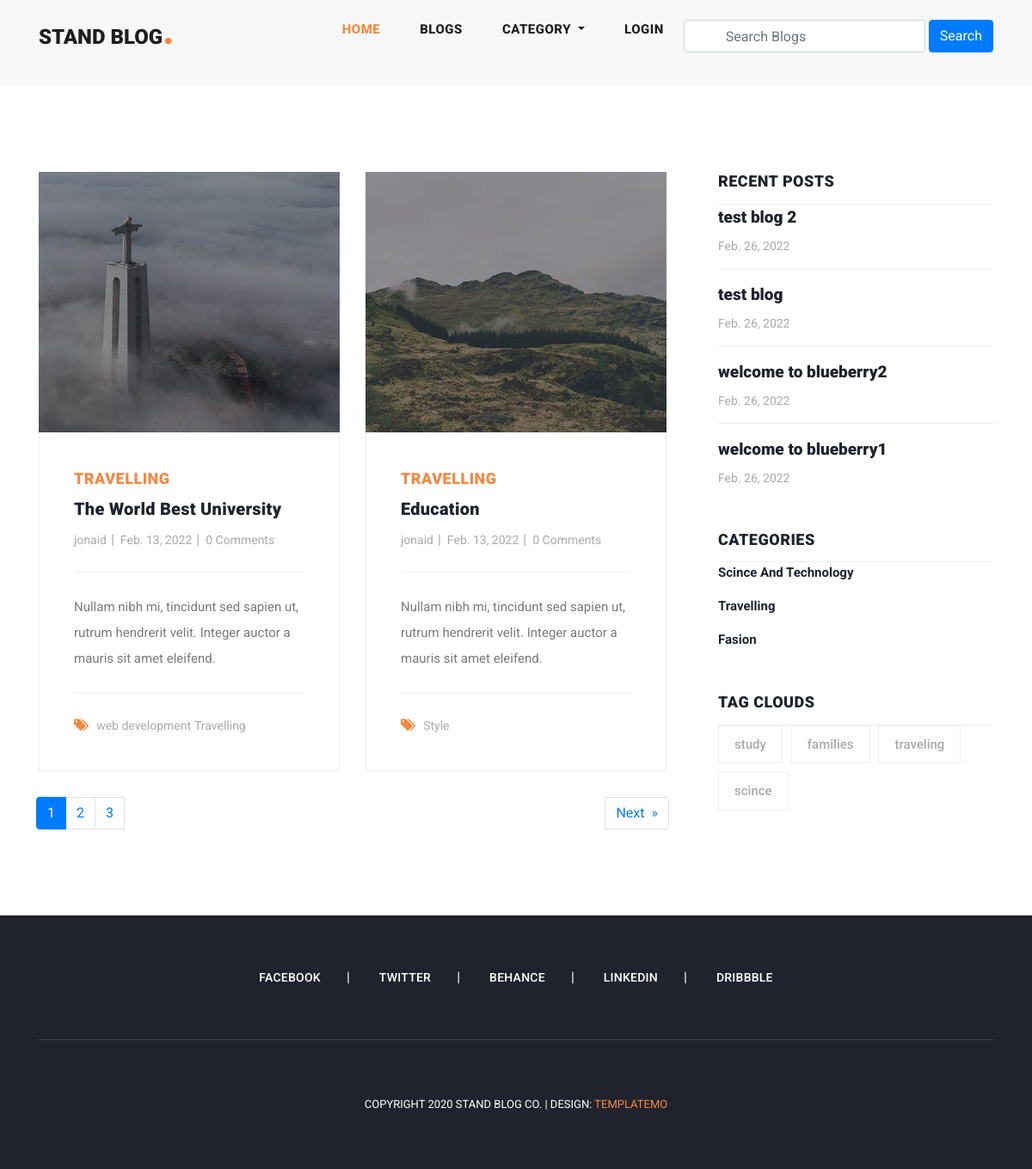
Page /category_blog/travelling/ on the earlier database version.
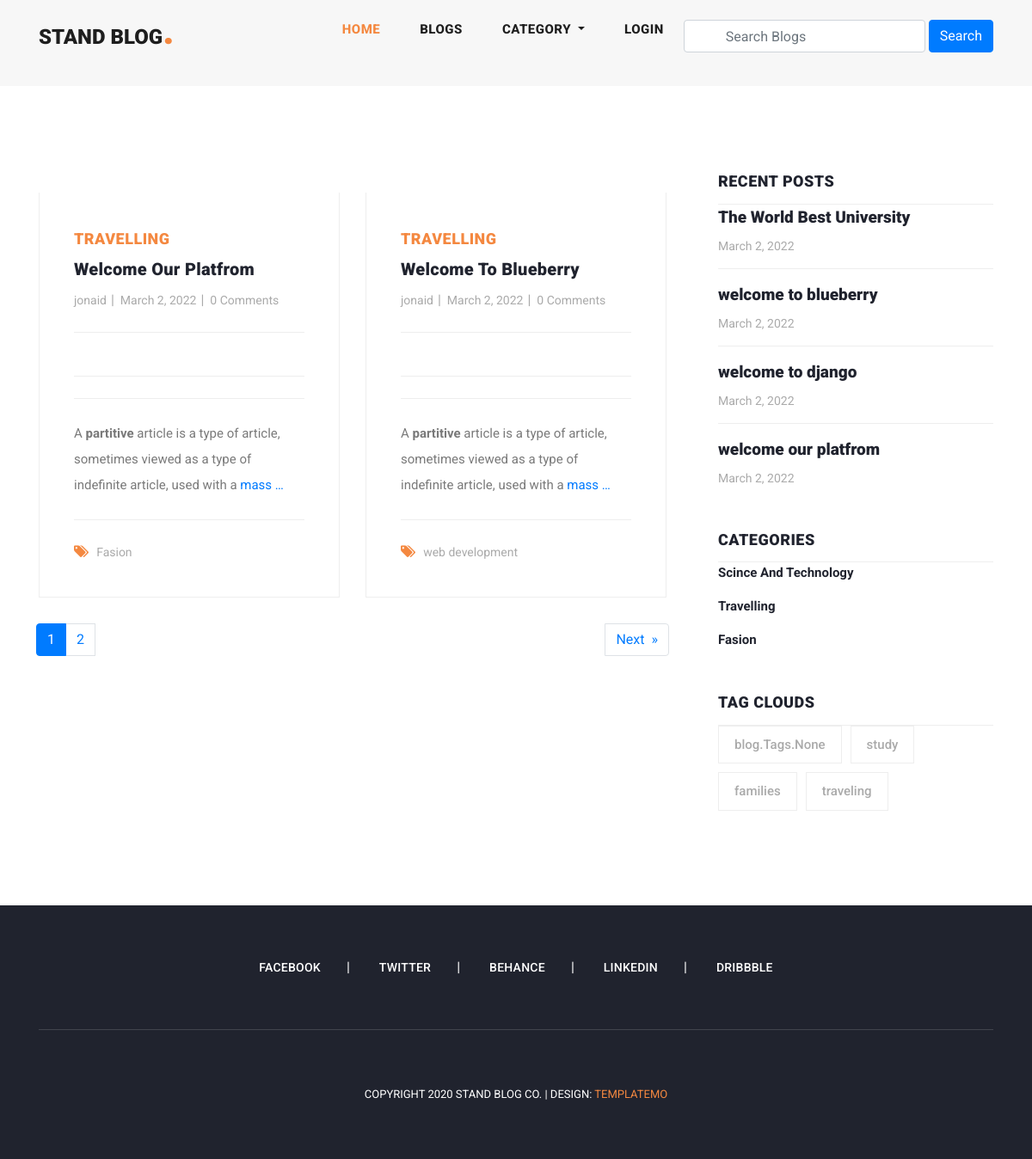
Same page on the later database version.
### blog/models.py (models this page shows, shortened)
class Blog (models.Model):
    user=models.ForeignKey(User, on_delete=models.CASCADE, related_name='user_blogs')
    category=models.ForeignKey(Category, on_delete=models.CASCADE, related_name='category_blogs')
    tags=models.ManyToManyField(Tags, related_name='tags', blank=True)
    likes=models.ManyToManyField(User, related_name='user_likes', blank=True)
    title=models.CharField(max_length=250)
    slug=models.SlugField(null=True, blank=True)
    banner=models.ImageField(upload_to='banner-images/')
    description=RichTextField()
    created_date=models.DateTimeField(auto_now_add=True)

class Category(models.Model):
    title=models.CharField(max_length=150, unique=True)
    slug=models.SlugField(null=True, blank=True)
    created_date=models.DateTimeField(auto_now_add=True)
    def __str__(self):
        return self.title
    def get_absolute_url(self):
        return reverse("blog:category_blogs", args={
             self.slug
             })

class Tags(models.Model):
    title=models.CharField(max_length=150)
    slug=models.SlugField(null=True, blank=True)
    created_date=models.DateTimeField(auto_now_add=True)
    def get_tags_absolute_url(self):
        return reverse("blog:tags_blogs", args={
             self.slug
             })

### user_profile/models.py (models this page shows, shortened)
class User(AbstractUser):
    email=models.EmailField(
        max_length=150,
        unique=True,
        error_messages={
            "unique":"The email must be uniqe"
        }
    )
    profile_image=models.ImageField(
        null=True,
        blank=True,
        upload_to='profile_image/'
    )
    followers = models.ManyToManyField('Follow')
    REQUIRED_FIELDS=["email"]
    objects= CustomeUserManagers()

### blog/views.py (the view)
# urls.py: path('category_blog/<slug>/',views.category_blogs, name='category_blogs'),
def category_blogs(request, slug):
    category=get_object_or_404(Category, slug=slug)
    recent_post=Blog.objects.order_by('-created_date')[:4]
    blogs=category.category_blogs.all()
    tags=Tags.objects.order_by('-created_date')[:4]
    paginator=Paginator(blogs,2)
    page_number = request.GET.get('page')
    page_obj = paginator.get_page(page_number)
    context={
        'blogs':blogs,
        'tags':tags,
        'page_obj':page_obj,
        'recent_post':recent_post,
    }
    return render(request,'category_blogs.html',context)

### blog/context_processors.py (called while the page is built)
def get_all_category(request):
    categories=Category.objects.all()
    context={
        'categories':categories,
    }
    return context

### user_profile/context_processors.py (called while the page is built, shortened)
def user_notifications(request):
    context = {}
    return context

### templates/category_blogs.html (shortened to what the changed rows need)
{% extends 'base.html' %}
{% load static %}
{% block maincontent %}
    <section class="blog-posts grid-system">
      <div class="container">
        <div class="row">
          <div class="col-lg-8">
            <div class="all-blog-posts">
              <div class="row">
                {% for blog in page_obj %}
                <div class="col-lg-6">
                  <div class="blog-post">
                    <div class="blog-thumb">
                      <img src="{{ blog.banner.url }}" alt="">
                    </div>
                    <div class="down-content">
                      <span>{{ blog.category }}</span>
                      <a href="{% url 'blog:blog_details' blog.slug %}"><h4>{{ blog.title }}</h4></a>
                      <ul class="post-info">
                        <li><a href="#">{{ blog.user.username }}</a></li>
                        <li><a href="#">{{ blog.created_date | date }}</a></li>
                        <li><a href="#">{{ blog.blog_comment.all.count }} Comments</a></li>
                      </ul>
                     <p>{{ blog.description | truncatewords:20 |safe }}</p>
                      <div class="post-options">
                        <div class="row">
                          <div class="col-lg-12">
                            <ul class="post-tags">
                              <li><i class="fa fa-tags"></i></li>
                              {% if blog.tags.all.count > 0 %}
                              {% for tag in blog.tags.all %}
                              <li><a href="#">{{ tag.title }}</a></li>
                              {% endfor %}
                              {% else  %}
                                None
                              {% endif %}
                            </ul>
                          </div>
                        </div>
                      </div>
                    </div>
                  </div>
                </div>
                {% endfor %}
                  <nav  aria-label="Page navigation">
                    <ul class="pagination mb-0">
                      {% load l10n %}
                      {% for post in page_obj.paginator.page_range %}
                      {% if page_obj.number == post  %}
                      <li class="page-item active">
                        <a class="page-link" href="?page={{ post }}">{{ post | localize }}</a>
                      </li>
                      {% else %}
                      <li class="page-item">
                        <a class="page-link" href="?page={{ post }}">{{ post }}</a>
                      </li>
                      {% endif %}
                      {% endfor %}
                    </ul>
                  </nav>
              </div>
            </div>
          </div>
          <div class="col-lg-4">
            <div class="sidebar">
              <div class="row">
                <div class="col-lg-12">
                  <div class="sidebar-item recent-posts sidebar-item search">
                    <div class="sidebar-heading">
                      <h2>Recent Posts</h2>
                    </div>
                    <div class="content">
                      <ul>
                        {% for blog in recent_post %}
                        <li><a href="{% url 'blog:blog_details' blog.slug %}">
                          <h5>{{ blog.title }}</h5>
                          <span>{{ blog.created_date | date }}</span>
                        </a></li>
                       {% endfor %}
                      </ul>
                    </div>
                  </div>
                </div>
                <div class="col-lg-12">
                  <div class="sidebar-item categories">
                    <div class="sidebar-heading">
                      <h2>Categories</h2>
                    </div>
                    <div class="content">
                      <ul>
                        {% for category in categories %}
                        <li><a href="{{ category.get_absolute_url }}">{{ category.title }}</a></li>
                        {% endfor %}
                      </ul>
                    </div>
                  </div>
                </div>
                <div class="col-lg-12">
                  <div class="sidebar-item tags">
                    <div class="sidebar-heading">
                      <h2>Tag Clouds</h2>
                    </div>
                    <div class="content">
                      <ul>
                        {% for tag in tags|slice:"6" %}
                        <li><a href="{{ tag.get_tags_absolute_url }}">{{ tag.title }}</a></li>
                        {% endfor %}
                      </ul>
                    </div>
                  </div>
                </div>
              </div>
            </div>
          </div>
        </div>
      </div>
    </section>
    {% endblock maincontent %}

Differences in the rows shown:
removed Blog: banner (picture), category "TRAVELLING", title "The World Best University", user.username "jonaid", created_date "Feb. 13, 2022", blog_comment.all.count "0", description "Nullam nibh mi, tincidunt sed sapien ut, rutrum hendrerit velit. Integer auctor a mauris sit amet eleifend.", Tags (title "web development"), shown under "STAND BLOG."
no longer on this page (row unchanged): Tags: title "Travelling", shown under "TRAVELLING"
removed Blog: banner (picture), category "TRAVELLING", title "Education", user.username "jonaid", created_date "Feb. 13, 2022", blog_comment.all.count "0", description "Nullam nibh mi, tincidunt sed sapien ut, rutrum hendrerit velit. Integer auctor a mauris sit amet eleifend.", shown under "STAND BLOG."
no longer on this page (row unchanged): Tags: title "Style", shown under "TRAVELLING"
removed Blog: title "test blog 2", created_date "Feb. 26, 2022", shown under "RECENT POSTS"
removed Blog: title "test blog", created_date "Feb. 26, 2022", shown under "RECENT POSTS"
removed Blog: title "welcome to blueberry2", created_date "Feb. 26, 2022", shown under "RECENT POSTS"
removed Blog: title "welcome to blueberry1", created_date "Feb. 26, 2022", shown under "RECENT POSTS"
no longer on this page (row unchanged): Tags: title "scince", shown under "TAG CLOUDS"
added Blog: category "TRAVELLING", title "Welcome Our Platfrom", user.username "jonaid", created_date "March 2, 2022", blog_comment.all.count "0", description "A partitive article is a type of article, sometimes viewed as a type of indefinite article, used with a mass …", title "welcome our platfrom"
now on this page (row unchanged): Tags: title "Fasion", shown under "TRAVELLING"
added Blog: category "TRAVELLING", title "Welcome To Blueberry", user.username "jonaid", created_date "March 2, 2022", blog_comment.all.count "0", description "A partitive article is a type of article, sometimes viewed as a type of indefinite article, used with a mass …", title "welcome to blueberry", Tags (title "web development")
added Blog: title "The World Best University", created_date "March 2, 2022", shown under "RECENT POSTS"
added Blog: title "welcome to django", created_date "March 2, 2022", shown under "RECENT POSTS"
added Tags: title "blog.Tags.None", shown under "TAG CLOUDS"
Other differences:
list line gone: "3"
